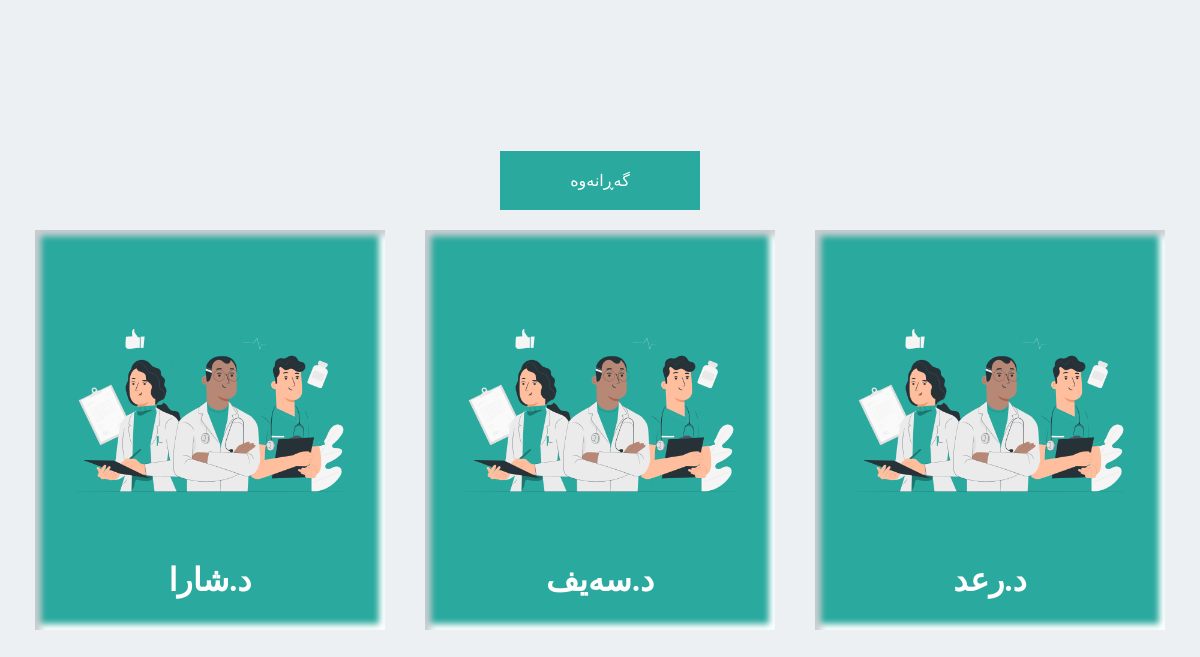
The page /doctor.php (signed in) on the database its author committed.
### tables this page shows
CREATE TABLE `doctortable` (
  `id` int(11) NOT NULL,
  `name` varchar(200) NOT NULL
);

### include/config.php (called while the page is built, shortened)
<?php
$db = mysqli_connect('localhost' , 'root' , '' , 'shacenter');
$db->query("SET NAMES utf8");
$db->query("SET CHARACTER SET utf8");
mysqli_set_charset($db, 'utf8');
function sec($data){
    global $db;
    $data = mysqli_real_escape_string($db,htmlspecialchars($data));
    return $data;
}
?>

### doctor.php (the view, shortened to what this page needs)
<?php include 'include/config.php';?>
<!DOCTYPE html>
<html lang="en">
<head>
    <link rel="stylesheet" href="assets/css/style.css">
</head>
<body>
    <a href="" class="back">گەڕانەوە</a>
    <div class="alldoctor">
        <?php
        $DoctorQuery = mysqli_query($db , "SELECT * FROM `doctortable`");
        while($DoctorRow = mysqli_fetch_assoc($DoctorQuery)){?>
            <a href="doctorsick.php?doctor=<?php echo sec($DoctorRow['name']);?>">
                <div class="dctors-card">
                    <img src="assets/images/Doctors.png" alt="">
                    <h1><?php echo sec($DoctorRow['name']);?></h1>
                </div>
            </a>
        <?php } ?>
    </div>
</body>
</html>

### assets/css/style.css (style rules this page uses)
* { margin: 0%; padding: 0%; box-sizing: border-box; }
body { width: 100%; height: 100vh; display: flex; justify-content: center; align-items: center; flex-direction: column; background: #ecf0f3; }
.back { color: white; background-color: #2aa99e; padding: 20px 70px; text-decoration: none; }
.alldoctor { display: flex; justify-content: center; align-items: center; flex-wrap: wrap; }
.alldoctor a { text-decoration: none; }
.dctors-card { width: 350px; height: 400px; background-color: #2aa99e; box-shadow: inset 6px 6px 6px #cbced1, inset -6px -6px 6px white; display: flex; justify-content: center; align-items: center; flex-direction: column; cursor: pointer; transition: 0.3s ease-in;margin: 20px; }
.dctors-card img { width: 300px; height: 300px; }
.dctors-card h1 { color: white; }

### rows shown on the page
doctortable: name "د.شارا"
doctortable: name "د.سەیف"
doctortable: name "د.رعد"
